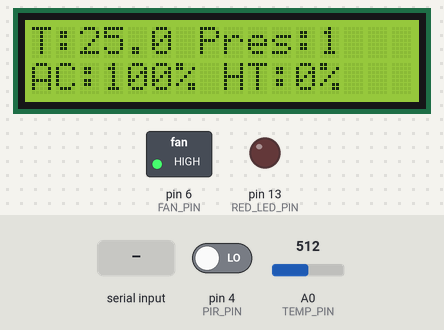
Bench run of a sketch on a simulated Arduino Uno, built with avr-gcc and run on an emulated ATmega328P. On the bench: 16×2 character LCD, switched loads named in the sketch (green lamp = pin HIGH), output pins drawn as LEDs (lit = HIGH). The test bench sets the inputs (shaded band); at power-on: A0 (TEMP_PIN) = 512, pin 4 (PIR_PIN) LOW. What the sketch prints to the serial monitor is not drawn.

Above: at 1.3 s.
1.4 s: "90,45\n" received over Serial
16.0 s: A0 (TEMP_PIN) set to 511
At 33.8 s:
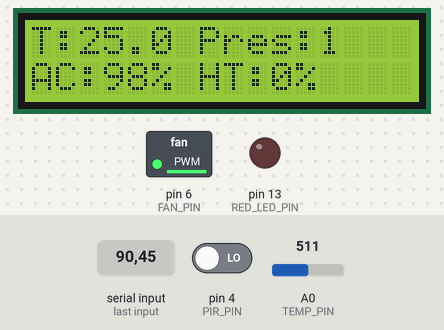
At 35.4 s:
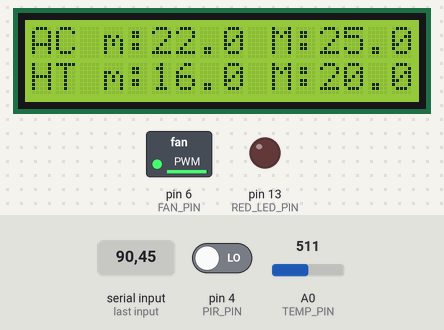
38.0 s: "0\n" received over Serial
47.6 s: A0 (TEMP_PIN) set to 306
At 67.5 s:
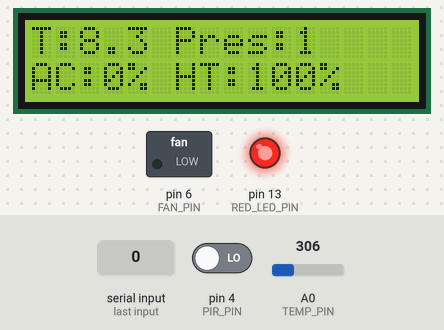
Timing chart, 0 to 69.0 s (numbered marks = the images above; inputs shaded):
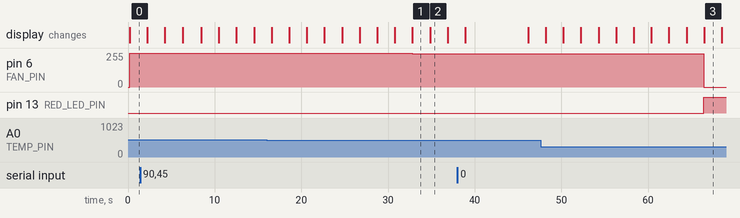

The sketch:

2.1.ino
```cpp
#include <math.h>
#include <LiquidCrystal_PCF8574.h>
#include <TimerThree.h>

LiquidCrystal_PCF8574 lcd(0x27);

/*GPIO pins*/
const int FAN_PIN = 6;
const int TEMP_PIN = A0;
const int RED_LED_PIN = 13;
const int PIR_PIN = 4;
const int SOUND_PIN = 7;

/*Utility constants*/
const int MAX_PWM_FAN_AND_LED = 255;
const int MAX_ANALOG_TEMP = 1023;
const int MIN = 0;
const float B = 4275.0;
const float R0 = 100000.0;
const float T0 = 298.15;
const float PIR_PERIOD = 0.5; /*0.5 s, period of PIR checking*/
const int TIMEOUT_PIR = 30 * 60;
const int N_SOUND_EVENTS = 50;
const int SOUND_INTERVAL = 10 * 60;
const int TIMEOUT_SOUND = 60 * 60;
const int NUMBER_OF_SET_POINTS = 4;
const int TEMP_PERIOD = 30; /*30 s, period of temperature checking*/

/*Global variables*/
float set_point_min_max_1[] = {22.0, 25.0, 16.0, 20.0}; /*default set-point to use when people detected*/
float set_point_min_max_0[] = {24.0, 28.0, 14.0, 18.0}; /*default set-point to use when people not detected*/
float set_point[] = {0, 0, 0, 0}; /*set-point in use*/
volatile unsigned long time_latest_detection_pir = 0;
volatile bool flag_pir_presence = true;
volatile bool flag_sound_presence = false;
bool flag_presence = false;
unsigned long time_latest_temperature_check = 0;
float T = 0;
volatile unsigned long *timestamps_last_10_minutes;/*dynamically allocated circular vector where 0 is flag for empty entry*/
volatile int tail = 0;
volatile bool flag_circular_vect = false;

/*Utility function to copy vector content into another.*/
void vector_copy(float v1[], float v2[], int n) {
  for (int i = 0; i < n; i++) {
    v1[i] = v2[i];
  }
}

/*ISR for sound sensor. Run when sound is detected.*/
void presence_detected() {
  if (millis() - timestamps_last_10_minutes[(tail - 1 + N_SOUND_EVENTS) % N_SOUND_EVENTS] > 50) {
    if (flag_circular_vect == false && tail + 1 == N_SOUND_EVENTS) {
      flag_circular_vect = true;
    }
    tail = tail % N_SOUND_EVENTS;
    timestamps_last_10_minutes[tail] = millis();
    if (flag_circular_vect == true && timestamps_last_10_minutes[tail] - timestamps_last_10_minutes[(tail + 1) % N_SOUND_EVENTS] < SOUND_INTERVAL * 1000) {
      flag_sound_presence = true;
    }
    tail++;
  }
}

/*ISR associated with Timer3 expiration. It checks for motion detection*/
void check_pir_presence() {
  int a = digitalRead(PIR_PIN);
  if (a == HIGH) {
    flag_pir_presence = true;
    time_latest_detection_pir = millis();
  }
}

/*setup function*/
void setup() {
  pinMode(FAN_PIN, OUTPUT);
  pinMode(TEMP_PIN, INPUT);
  pinMode(RED_LED_PIN, OUTPUT);
  pinMode(PIR_PIN, INPUT);
  pinMode(SOUND_PIN, INPUT);
  digitalWrite(RED_LED_PIN, MIN);
  digitalWrite(FAN_PIN, MIN);
  lcd.begin(16, 2);
  lcd.setBacklight(255);
  lcd.clear();
  Serial.begin(9600);
  while (!Serial);
  Serial.println("Welcome, in order to update the 4 set-point please send 0 or 1 so that I understand which case I have to modify (presence = 0 or presence=1)");
  Serial.println("Waiting for commands...");
  attachInterrupt(digitalPinToInterrupt(SOUND_PIN), presence_detected, FALLING);
  Timer3.initialize(PIR_PERIOD * 1e06);
  Timer3.attachInterrupt(check_pir_presence);
  timestamps_last_10_minutes = calloc(N_SOUND_EVENTS, sizeof(unsigned long));
}

/*Function to check if millis() time register is in overflow (about every 50 days) and to reset variables to keep functioning*/
void check_overflow() {
  bool flag_overflow = false;
  for (int i = 0; i < N_SOUND_EVENTS; i++) {
    if (millis() < timestamps_last_10_minutes[i]) {
      flag_overflow = true;
      break;
    }
  }
  if (flag_overflow == true || millis() < time_latest_detection_pir || millis() < time_latest_temperature_check) {
    for (int i; i < N_SOUND_EVENTS; i++) {
      timestamps_last_10_minutes[i] = 0;
    }
    time_latest_detection_pir = 0;
    time_latest_temperature_check = 0;
    flag_pir_presence = false;
    flag_sound_presence = false;
    flag_presence = false;
    flag_circular_vect = false;
    tail = 0;
  }
}

/*Function to check if PIR timeout has expired and eventually set PIR flag to false*/
void check_timeout_pir() {
  if (flag_pir_presence == true && (millis() - time_latest_detection_pir) / 1000 >= TIMEOUT_PIR) {
    flag_pir_presence = false;
  }
}

/*Function to check if sound sensor timeout has expired and eventually set sound sensor flag to false*/
void check_timeout_sound() {
  if (flag_sound_presence == true && (millis() - timestamps_last_10_minutes[(tail - 1 + N_SOUND_EVENTS) % N_SOUND_EVENTS]) / 1000 >= TIMEOUT_SOUND) {
    flag_sound_presence = false;
  }
}

/*Function to check if at least one of the two sensors (PIR & sound) detects presence and
   eventually set flag to true/false
*/
void check_presence() {
  if (flag_sound_presence == true || flag_pir_presence == true) {
    flag_presence = true;
  }
  else {
    flag_presence = false;
  }
}

/*Function to choose set-point in use based on flag_presence information*/
void choose_set_point() {
  switch (flag_presence) {
    case false: vector_copy(set_point, set_point_min_max_0, NUMBER_OF_SET_POINTS);
      break;
    case true: vector_copy(set_point, set_point_min_max_1, NUMBER_OF_SET_POINTS);
      break;
  }
}

/*Function for getting temperature measure*/
void set_temperature() {
  int a = analogRead(TEMP_PIN);
  float R = ((MAX_ANALOG_TEMP / (float)a) - 1) * R0;
  T = (1 / ((log(R / R0) / B) + (1 / T0))) - 273.15;
  time_latest_temperature_check = millis();
}

/*Function for checking temperature sensor every 30 s*/
void check_temperature() {
  if (time_latest_temperature_check == 0) {
    set_temperature();
  }
  else if ((millis() - time_latest_temperature_check) / 1000 >= TEMP_PERIOD) {
    set_temperature();
  }
}

/*Function to manage FAN module (AC). It also returns percentage of intensity*/
int manage_FAN() {
  int percentage;
  if (T > set_point[0] && T < set_point[1]) {
    analogWrite(FAN_PIN, (int)((T - set_point[0]) / (set_point[1] - set_point[0])*MAX_PWM_FAN_AND_LED));
    percentage = (T - set_point[0]) / (set_point[1] - set_point[0]) * 100;
  }
  else if (T <= set_point[0]) {
    analogWrite(FAN_PIN, MIN);
    percentage = 0;
  }
  else {
    analogWrite(FAN_PIN, MAX_PWM_FAN_AND_LED);
    percentage = 100;
  }
  return percentage;
}

/*Function to manage LED (HT). It also returns percentage of intensity*/
int manage_RED_LED() {
  int percentage;
  if (T > set_point[2] && T < set_point[3]) {
    analogWrite(RED_LED_PIN, (int)(MAX_PWM_FAN_AND_LED - ((T - set_point[2]) / (set_point[3] - set_point[2])*MAX_PWM_FAN_AND_LED)));
    percentage = 100 - ((T - set_point[2]) / (set_point[3] - set_point[2]) * 100);
  }
  else if (T <= set_point[2]) {
    analogWrite(RED_LED_PIN, MAX_PWM_FAN_AND_LED);
    percentage = 100;
  }
  else {
    analogWrite(RED_LED_PIN, MIN);
    percentage = 0;
  }
  return percentage;
}

/*Function for showing informations on the display*/
void printStatus(int pFAN, int pLED) {
  lcd.clear();
  lcd.print("T:");
  lcd.print(T, 1); /*1 allows to show only a decimal place*/
  lcd.print(" Pres:");
  lcd.print(flag_presence);
  lcd.setCursor(0, 1); /*first parameter is column number, the second one is row number*/
  lcd.print("AC:");
  lcd.print(pFAN);
  lcd.print("% HT:");
  lcd.print(pLED);
  lcd.print("%");
  delay(2000); /*2 s informations on display*/
  lcd.clear();
  lcd.print("AC m:");
  lcd.print(set_point[0], 1);
  lcd.print(" M:");
  lcd.print(set_point[1], 1);
  lcd.setCursor(0, 1);
  lcd.print("HT m:");
  lcd.print(set_point[2], 1);
  lcd.print(" M:");
  lcd.print(set_point[3], 1);
  delay(2000); /*2 s informations on display*/
}

/*Utility function to empty serial buffer*/
void empty_buffer() {
  while (Serial.available() > 0) {
    Serial.read();
  }
}

/*Function for updating set-point through serial monitor*/
void checkforupdate() {
  bool flag_error = false;
  int flag_presence_received, i;
  float setp[] = {0, 0, 0, 0};
  if (Serial.available() > 0) {
    flag_presence_received = Serial.parseInt();
    Serial.print("Inserted: ");
    Serial.println(flag_presence_received);
    if (flag_presence_received != 0 && flag_presence_received != 1) {
      flag_error = true;
    }
    if (flag_error == false) {
      Serial.println("Now please send float values for AC min set-point, AC max set-point, HT min set-point, HT max set-point (in this order!).");
      Serial.println("You have a 5 seconds timer for each input.");
      empty_buffer();
      for (i = 0; i < 4 && flag_error == false; i++) {
        delay(5000);
        if (Serial.available() > 0) {
          setp[i] = Serial.parseFloat();
          Serial.print("Inserted: ");
          Serial.println(setp[i]);
          empty_buffer();
        }
        else {
          flag_error = true;
        }
      }
    }
    if (flag_error == true) {
      Serial.println("ERROR.");
    }
    else {
      Serial.println("UPDATE WENT WELL.");
      switch (flag_presence_received) {
        case 0: vector_copy(set_point_min_max_0, setp, NUMBER_OF_SET_POINTS);
          break;
        case 1: vector_copy(set_point_min_max_1, setp, NUMBER_OF_SET_POINTS);
          break;
      }
    }
    Serial.println("In order to update the 4 set-point please send 0 or 1 so that I understand which case I have to modify (presence = 0 or presence=1)");
    Serial.println("Waiting for commands...");
    empty_buffer();
  }
}

void loop() {
  int percentageFAN, percentageLED;
  noInterrupts();
  check_overflow();
  check_timeout_pir();
  check_timeout_sound();
  check_presence();
  interrupts();
  choose_set_point();
  check_temperature();
  percentageFAN = manage_FAN();
  percentageLED = manage_RED_LED();
  printStatus(percentageFAN, percentageLED);
  checkforupdate();
}
```

Measured:
- after the input at 16.0 s, pin 6 (FAN_PIN): 255/255 → 251/255 after 16.8 s; the display: first differs from a run without the input after 16.8 s (image 1)
- after the input at 47.6 s, pin 6 (FAN_PIN): 251/255 → 0/255 after 18.8 s; pin 13 (RED_LED_PIN): LOW → HIGH after 18.8 s; the display: first differs from a run without the input after 18.9 s (image 3)
- what the display in image 1 shows lasts 2.1 s, from 32.8 s to 34.9 s
